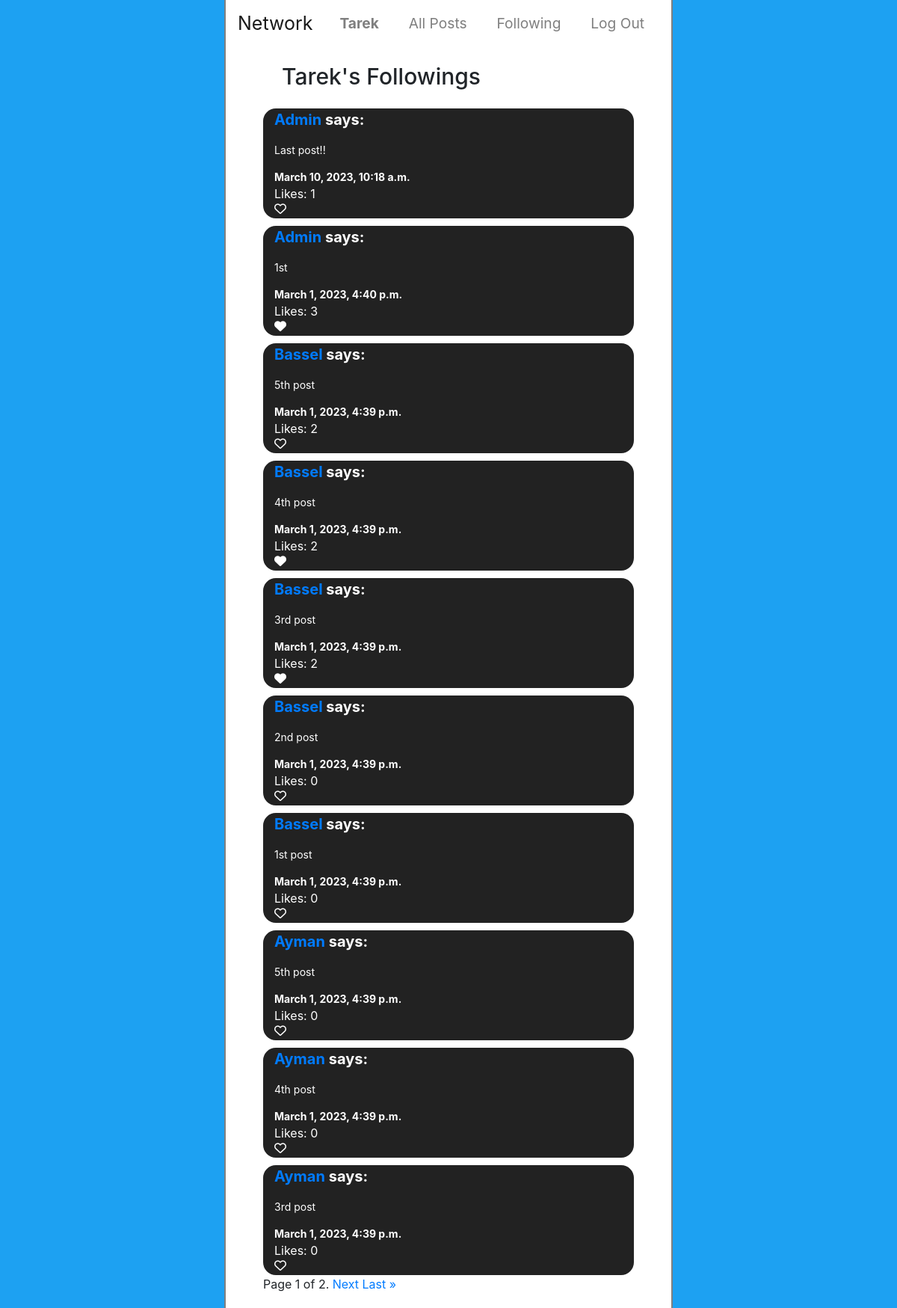
Page /following (signed in) on the committed database.
### network/models.py (models this page shows, shortened)
class User(AbstractUser):
    followers = models.ManyToManyField('self',blank=True,related_name='user_following',symmetrical=False)

class Post(models.Model):
    content = models.CharField(max_length=250)
    time = models.DateTimeField(auto_now_add=True)
    user = models.ForeignKey(User, on_delete=models.CASCADE, related_name="user_posts")
    users_liked = models.ManyToManyField(User, blank=True, related_name="posts_liked")

### network/views.py (the view)
# urls.py: path("following", views.following, name="following"),
def following(request):
    currentuser = User.objects.get(id=request.user.id)
    followed_users = currentuser.user_following.all()
    num_followed_users = currentuser.user_following.all().count()
    qlist = []
    for i in range(num_followed_users):
        q = followed_users[i].user_posts.all()
        qlist.append(q)
    posts = list(chain(*qlist))
    sorted_posts = sorted(posts, key=lambda x: x.time, reverse=True)
    paginator = Paginator(sorted_posts, 10)
    page_number = request.GET.get('page')
    page_posts = paginator.get_page(page_number)
    posts_liked = currentuser.posts_liked.all()
    return render(request, "network/following.html",{
        "sorted_posts":sorted_posts, "currentuser":currentuser,
        "page_posts":page_posts, "posts_liked": posts_liked,
    })

### network/templates/network/following.html (shortened to what this page needs)
{% extends "network/layout.html" %}
{% block body %}
<h1>{{currentuser.username|capfirst}}'s Followings</h1>
<div id="postsdiv">
{% for post in page_posts%}
    <div class="postdiv">
        <span><a href="{% url 'profile' post.user.id %}">{{post.user.username|capfirst}}</a> says:</span>
        <span class="postcontent">{{post.content}}</span>
        <span>{{post.time}}</span>
        <span class="likecount">Likes: {{post.users_liked.count}}</span>
        {% if post in posts_liked %}
        <i class="likebtn fa-solid fa-heart"></i>
        {% else %}
        <i class="likebtn fa-regular fa-heart"></i>
        {% endif %}
    </div>
    {% empty %}
    <h3> Follow some people first to view their posts!</h3>
{% endfor %}
</div>
<div class="pagination">
    <span class="step-links">
        <span class="current">
            Page {{ page_posts.number }} of {{ page_posts.paginator.num_pages }}.
        </span>
        {% if page_posts.has_next %}
            <a href="?page={{ page_posts.next_page_number }}">Next</a>
            <a href="?page={{ page_posts.paginator.num_pages }}">Last &raquo;</a>
        {% endif %}
    </span>
</div>
{% endblock %}

### network/templates/network/layout.html (shortened to what this page needs)
{% load static %}
<!DOCTYPE html>
<html lang="en">
    <head>
        <link rel="stylesheet" href="https://stackpath.bootstrapcdn.com/bootstrap/4.4.1/css/bootstrap.min.css">
        <link href="{% static 'network/styles.css' %}" rel="stylesheet">
    </head>
    <body>
        <nav class="navbar navbar-expand-lg navbar-light">
            <a class="navbar-brand" href="#">Network</a>
            <div id="navbar">
              <ul class="navbar-nav mr-auto">
                {% if user.is_authenticated %}
                    <li class="nav-item">
                        <a class="nav-link" href="{% url 'profile' user.id %}"><strong>{{ user.username|capfirst }}</strong></a>
                    </li>
                {% endif %}
                <li class="nav-item">
                  <a class="nav-link" href="{% url 'index' %}">All Posts</a>
                </li>
                {% if user.is_authenticated %}
                    <li class="nav-item">
                        <a class="nav-link" href="{% url 'following' %}">Following</a>
                    </li>
                    <li class="nav-item">
                        <a class="nav-link" href="{% url 'logout' %}">Log Out</a>
                    </li>
                {% endif %}
              </ul>
            </div>
          </nav>
        <div class="body">
            {% block body %}
            {% endblock %}
        </div>
    </body>
</html>

### network/static/network/styles.css (style rules this page uses)
* { box-sizing: border-box; }
body { background-color: rgb(29 161 242); }
.body { padding: 20px 50px 20px 50px; width: 50%; margin: 0 25% 0 25%; background-color: rgb(255, 255, 255); border-left: 2px solid gray; border-right: 2px solid gray; }
.navbar-brand { font-size: 25px; }
.navbar { width: 50%; margin: 0 25% 0 25%; background-color: rgb(255, 255, 255); border-left: 2px solid gray; border-right: 2px solid gray; }
#navbar { width: 100%; }
.navbar-nav { display: flex; flex-direction: row; width: 100%; justify-content: space-around; text-align:center; }
.nav-link { font-size: larger; transition: all 0.2s ease-in-out; border-radius: 10px; }
h1 { margin: 0 0 20px 0; padding-left: 25px; font-size: 30px; }
#postsdiv { margin-top: 25px; display: flex; flex-direction: column; gap: 10px; }
.postdiv { display: flex; flex-direction: column; background-color: rgb(34, 34, 34); border-radius: 17px; color: rgb(255, 255, 255); padding-bottom: 5px; }
.postcontent { padding: 15px 0 15px 0; }
.postdiv > * { margin-left: 15px; }
.postdiv span:nth-child(1) { font-size: 20px; font-weight: bold; }
.postdiv span:nth-child(2) { font-size: 14px; }
.postdiv span:nth-child(3) { font-size: 14px; font-weight: bold; }
.likebtn { all: unset; margin-left: 15px; }

### rows in the picture
User: username "Tarek"
Post: user.username "Admin", content "Last post!!", time "March 10, 2023, 10:18 a.m.", users_liked.count "1"
Post: user.username "Admin", content "1st", time "March 1, 2023, 4:40 p.m.", users_liked.count "3"
Post: user.username "Bassel", content "5th post", time "March 1, 2023, 4:39 p.m.", users_liked.count "2"
Post: user.username "Bassel", content "4th post", time "March 1, 2023, 4:39 p.m.", users_liked.count "2"
Post: user.username "Bassel", content "3rd post", time "March 1, 2023, 4:39 p.m.", users_liked.count "2"
Post: user.username "Bassel", content "2nd post", time "March 1, 2023, 4:39 p.m.", users_liked.count "0"
Post: user.username "Bassel", content "1st post", time "March 1, 2023, 4:39 p.m.", users_liked.count "0"
Post: user.username "Ayman", content "5th post", time "March 1, 2023, 4:39 p.m.", users_liked.count "0"
Post: user.username "Ayman", content "4th post", time "March 1, 2023, 4:39 p.m.", users_liked.count "0"
Post: user.username "Ayman", content "3rd post", time "March 1, 2023, 4:39 p.m.", users_liked.count "0"

### other values in the picture
{{ page_posts.number }} "1"
{{ page_posts.paginator.num_pages }} "2"
